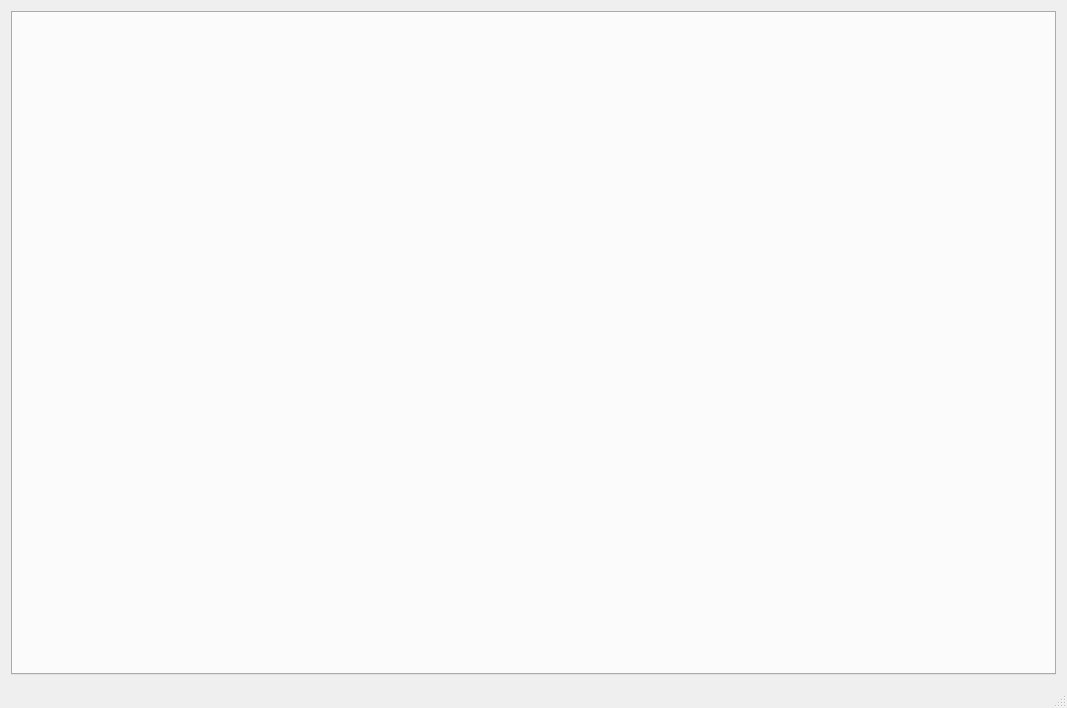
<?xml version="1.0" encoding="UTF-8"?>
<ui version="4.0">
 <class>MainWindow</class>
 <widget class="QMainWindow" name="MainWindow">
  <property name="geometry">
   <rect>
    <x>0</x>
    <y>0</y>
    <width>1067</width>
    <height>708</height>
   </rect>
  </property>
  <property name="windowTitle">
   <string>Minimal Browser</string>
  </property>
  <property name="styleSheet">
   <string notr="true"/>
  </property>
  <widget class="QWidget" name="centralWidget">
   <layout class="QGridLayout" name="gridLayout">
    <item row="0" column="0">
     <widget class="QTabWidget" name="tabWidget">
      <property name="enabled">
       <bool>true</bool>
      </property>
      <property name="styleSheet">
       <string notr="true"/>
      </property>
      <property name="tabPosition">
       <enum>QTabWidget::North</enum>
      </property>
      <property name="tabShape">
       <enum>QTabWidget::Rounded</enum>
      </property>
      <property name="currentIndex">
       <number>-1</number>
      </property>
      <property name="tabsClosable">
       <bool>true</bool>
      </property>
     </widget>
    </item>
   </layout>
  </widget>
  <widget class="QStatusBar" name="statusBar"/>
 </widget>
 <layoutdefault spacing="6" margin="11"/>
 <resources/>
 <connections/>
</ui>
